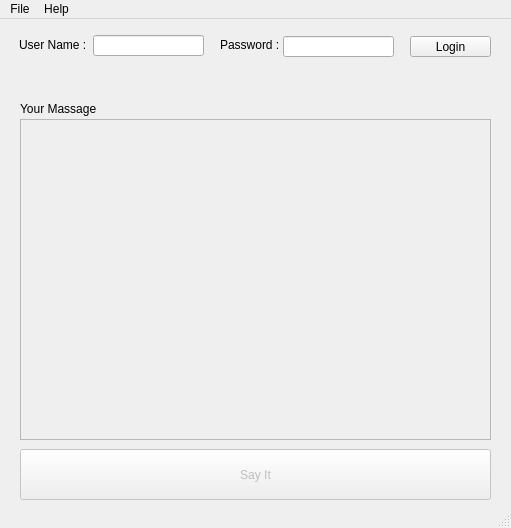
<?xml version="1.0" encoding="UTF-8"?>
<ui version="4.0">
 <class>MainWindow</class>
 <widget class="QMainWindow" name="MainWindow">
  <property name="geometry">
   <rect>
    <x>0</x>
    <y>0</y>
    <width>511</width>
    <height>528</height>
   </rect>
  </property>
  <property name="windowTitle">
   <string>MyForm</string>
  </property>
  <widget class="QWidget" name="centralwidget">
   <widget class="QLabel" name="label">
    <property name="geometry">
     <rect>
      <x>19</x>
      <y>15</y>
      <width>71</width>
      <height>21</height>
     </rect>
    </property>
    <property name="text">
     <string>User Name : </string>
    </property>
   </widget>
   <widget class="QLabel" name="label_2">
    <property name="geometry">
     <rect>
      <x>220</x>
      <y>10</y>
      <width>61</width>
      <height>31</height>
     </rect>
    </property>
    <property name="text">
     <string>Password :</string>
    </property>
   </widget>
   <widget class="QPushButton" name="pushButton">
    <property name="geometry">
     <rect>
      <x>410</x>
      <y>17</y>
      <width>81</width>
      <height>21</height>
     </rect>
    </property>
    <property name="text">
     <string>Login</string>
    </property>
   </widget>
   <widget class="QTextEdit" name="textEdit">
    <property name="enabled">
     <bool>false</bool>
    </property>
    <property name="geometry">
     <rect>
      <x>20</x>
      <y>100</y>
      <width>471</width>
      <height>321</height>
     </rect>
    </property>
   </widget>
   <widget class="QLabel" name="label_3">
    <property name="geometry">
     <rect>
      <x>20</x>
      <y>80</y>
      <width>81</width>
      <height>19</height>
     </rect>
    </property>
    <property name="text">
     <string>Your Massage</string>
    </property>
   </widget>
   <widget class="QPushButton" name="pushButton_2">
    <property name="enabled">
     <bool>false</bool>
    </property>
    <property name="geometry">
     <rect>
      <x>20</x>
      <y>430</y>
      <width>471</width>
      <height>51</height>
     </rect>
    </property>
    <property name="text">
     <string>Say It</string>
    </property>
   </widget>
   <widget class="QLineEdit" name="lineEdit">
    <property name="geometry">
     <rect>
      <x>93</x>
      <y>16</y>
      <width>111</width>
      <height>21</height>
     </rect>
    </property>
   </widget>
   <widget class="QLineEdit" name="lineEdit_2">
    <property name="geometry">
     <rect>
      <x>283</x>
      <y>17</y>
      <width>111</width>
      <height>21</height>
     </rect>
    </property>
    <property name="echoMode">
     <enum>QLineEdit::Password</enum>
    </property>
   </widget>
  </widget>
  <widget class="QMenuBar" name="menubar">
   <property name="geometry">
    <rect>
     <x>0</x>
     <y>0</y>
     <width>511</width>
     <height>21</height>
    </rect>
   </property>
   <widget class="QMenu" name="menuFile">
    <property name="title">
     <string>File</string>
    </property>
    <addaction name="actionOpen"/>
    <addaction name="actionSave"/>
    <addaction name="actionClose"/>
   </widget>
   <widget class="QMenu" name="menuHelp">
    <property name="title">
     <string>Help</string>
    </property>
   </widget>
   <addaction name="menuFile"/>
   <addaction name="menuHelp"/>
  </widget>
  <widget class="QStatusBar" name="statusbar"/>
  <action name="actionHelp">
   <property name="text">
    <string>Help</string>
   </property>
  </action>
  <action name="actionClose">
   <property name="text">
    <string>Close</string>
   </property>
  </action>
  <action name="actionOpen">
   <property name="text">
    <string>Open</string>
   </property>
  </action>
  <action name="actionSave">
   <property name="text">
    <string>Save</string>
   </property>
  </action>
 </widget>
 <resources/>
 <connections/>
</ui>
